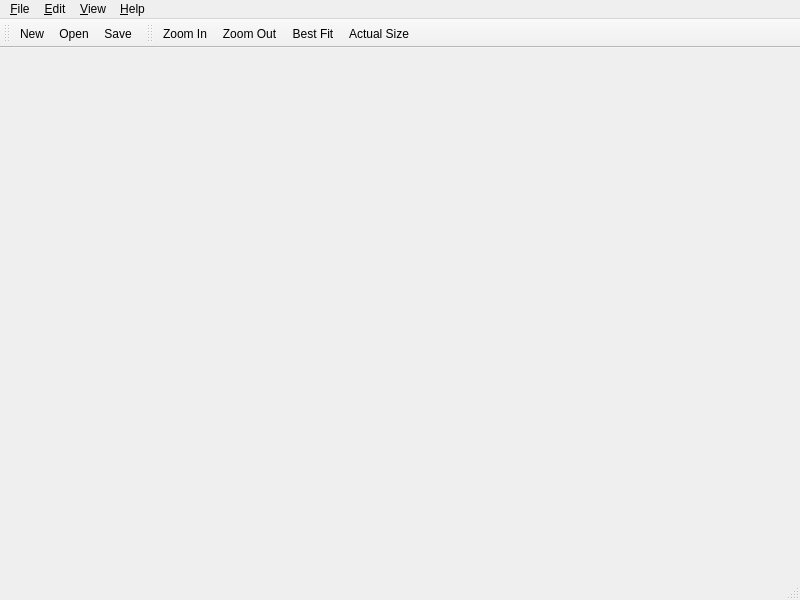
<?xml version="1.0" encoding="UTF-8"?>
<ui version="4.0">
 <class>MainWindow</class>
 <widget class="QMainWindow" name="MainWindow">
  <property name="geometry">
   <rect>
    <x>0</x>
    <y>0</y>
    <width>800</width>
    <height>600</height>
   </rect>
  </property>
  <property name="sizePolicy">
   <sizepolicy hsizetype="Preferred" vsizetype="Preferred">
    <horstretch>0</horstretch>
    <verstretch>0</verstretch>
   </sizepolicy>
  </property>
  <property name="minimumSize">
   <size>
    <width>400</width>
    <height>300</height>
   </size>
  </property>
  <property name="baseSize">
   <size>
    <width>800</width>
    <height>600</height>
   </size>
  </property>
  <property name="windowTitle">
   <string>OpenGrafik</string>
  </property>
  <property name="windowIcon">
   <iconset>
    <normaloff>:/icons/opengrafik.svg</normaloff>:/icons/opengrafik.svg</iconset>
  </property>
  <widget class="QWidget" name="centralwidget">
   <layout class="QHBoxLayout" name="horizontalLayout_2">
    <item>
     <layout class="QHBoxLayout" name="mainLayout"/>
    </item>
   </layout>
  </widget>
  <widget class="QMenuBar" name="menubar">
   <property name="geometry">
    <rect>
     <x>0</x>
     <y>0</y>
     <width>800</width>
     <height>25</height>
    </rect>
   </property>
   <widget class="QMenu" name="menu_File">
    <property name="title">
     <string>&amp;File</string>
    </property>
    <addaction name="actionNew"/>
    <addaction name="actionOpen"/>
    <addaction name="separator"/>
    <addaction name="actionSave"/>
    <addaction name="actionSaveAs"/>
    <addaction name="separator"/>
    <addaction name="actionQuit"/>
   </widget>
   <widget class="QMenu" name="menu_Help">
    <property name="title">
     <string>&amp;Help</string>
    </property>
    <addaction name="actionAbout"/>
   </widget>
   <widget class="QMenu" name="menuView">
    <property name="title">
     <string>&amp;View</string>
    </property>
    <addaction name="actionTile"/>
    <addaction name="actionCascade"/>
    <addaction name="separator"/>
    <addaction name="actionZoomIn"/>
    <addaction name="actionZoomOut"/>
    <addaction name="actionBestFit"/>
    <addaction name="actionActualSize"/>
   </widget>
   <widget class="QMenu" name="menuEdit">
    <property name="title">
     <string>&amp;Edit</string>
    </property>
    <addaction name="actionPreferences"/>
   </widget>
   <addaction name="menu_File"/>
   <addaction name="menuEdit"/>
   <addaction name="menuView"/>
   <addaction name="menu_Help"/>
  </widget>
  <widget class="QStatusBar" name="statusbar"/>
  <widget class="QToolBar" name="fileToolBar">
   <property name="windowTitle">
    <string>File Toolbar</string>
   </property>
   <property name="iconSize">
    <size>
     <width>16</width>
     <height>16</height>
    </size>
   </property>
   <attribute name="toolBarArea">
    <enum>TopToolBarArea</enum>
   </attribute>
   <attribute name="toolBarBreak">
    <bool>false</bool>
   </attribute>
   <addaction name="actionNew"/>
   <addaction name="actionOpen"/>
   <addaction name="actionSave"/>
  </widget>
  <widget class="QToolBar" name="viewToolBar">
   <property name="enabled">
    <bool>true</bool>
   </property>
   <property name="windowTitle">
    <string>View Toolbar</string>
   </property>
   <property name="iconSize">
    <size>
     <width>16</width>
     <height>16</height>
    </size>
   </property>
   <attribute name="toolBarArea">
    <enum>TopToolBarArea</enum>
   </attribute>
   <attribute name="toolBarBreak">
    <bool>false</bool>
   </attribute>
   <addaction name="actionZoomIn"/>
   <addaction name="actionZoomOut"/>
   <addaction name="actionBestFit"/>
   <addaction name="actionActualSize"/>
  </widget>
  <action name="actionNew">
   <property name="icon">
    <iconset>
     <normaloff>:/icons/new.png</normaloff>:/icons/new.png</iconset>
   </property>
   <property name="text">
    <string>&amp;New</string>
   </property>
   <property name="toolTip">
    <string>New document</string>
   </property>
  </action>
  <action name="actionOpen">
   <property name="icon">
    <iconset>
     <normaloff>:/icons/open.png</normaloff>:/icons/open.png</iconset>
   </property>
   <property name="text">
    <string>&amp;Open</string>
   </property>
   <property name="toolTip">
    <string>Open document</string>
   </property>
  </action>
  <action name="actionSave">
   <property name="icon">
    <iconset>
     <normaloff>:/icons/save.png</normaloff>:/icons/save.png</iconset>
   </property>
   <property name="text">
    <string>&amp;Save</string>
   </property>
   <property name="toolTip">
    <string>Save document to file</string>
   </property>
  </action>
  <action name="actionSaveAs">
   <property name="icon">
    <iconset>
     <normaloff>:/icons/save-as.png</normaloff>:/icons/save-as.png</iconset>
   </property>
   <property name="text">
    <string>Save As</string>
   </property>
   <property name="toolTip">
    <string>Save document to different file</string>
   </property>
  </action>
  <action name="actionQuit">
   <property name="icon">
    <iconset>
     <normaloff>:/icons/quit.png</normaloff>:/icons/quit.png</iconset>
   </property>
   <property name="text">
    <string>&amp;Quit</string>
   </property>
   <property name="toolTip">
    <string>Quit OpenGrafik</string>
   </property>
  </action>
  <action name="actionAbout">
   <property name="icon">
    <iconset>
     <normaloff>:/icons/about.png</normaloff>:/icons/about.png</iconset>
   </property>
   <property name="text">
    <string>&amp;About</string>
   </property>
   <property name="toolTip">
    <string>About OpenGrafik</string>
   </property>
  </action>
  <action name="actionZoomIn">
   <property name="icon">
    <iconset>
     <normaloff>:/icons/zoom-in.png</normaloff>:/icons/zoom-in.png</iconset>
   </property>
   <property name="text">
    <string>Zoom In</string>
   </property>
   <property name="toolTip">
    <string>Zoom into document</string>
   </property>
  </action>
  <action name="actionZoomOut">
   <property name="icon">
    <iconset>
     <normaloff>:/icons/zoom-out.png</normaloff>:/icons/zoom-out.png</iconset>
   </property>
   <property name="text">
    <string>Zoom Out</string>
   </property>
   <property name="toolTip">
    <string>Zoom out of document</string>
   </property>
  </action>
  <action name="actionBestFit">
   <property name="icon">
    <iconset>
     <normaloff>:/icons/zoom-fit-best.png</normaloff>:/icons/zoom-fit-best.png</iconset>
   </property>
   <property name="text">
    <string>Best Fit</string>
   </property>
   <property name="toolTip">
    <string>Fit the whole document into the drawing area</string>
   </property>
  </action>
  <action name="actionActualSize">
   <property name="icon">
    <iconset>
     <normaloff>:/icons/zoom-original.png</normaloff>:/icons/zoom-original.png</iconset>
   </property>
   <property name="text">
    <string>Actual Size</string>
   </property>
   <property name="toolTip">
    <string>Reset document to its actual size</string>
   </property>
  </action>
  <action name="actionPreferences">
   <property name="icon">
    <iconset>
     <normaloff>:/icons/preferences.png</normaloff>:/icons/preferences.png</iconset>
   </property>
   <property name="text">
    <string>Preferences</string>
   </property>
   <property name="toolTip">
    <string>Show preferences dialog</string>
   </property>
  </action>
  <action name="actionTile">
   <property name="icon">
    <iconset>
     <normaloff>:/icons/tile.png</normaloff>:/icons/tile.png</iconset>
   </property>
   <property name="text">
    <string>&amp;Tile</string>
   </property>
   <property name="toolTip">
    <string>Tile all windows together</string>
   </property>
  </action>
  <action name="actionCascade">
   <property name="icon">
    <iconset>
     <normaloff>:/icons/cascade.png</normaloff>:/icons/cascade.png</iconset>
   </property>
   <property name="text">
    <string>&amp;Cascade</string>
   </property>
   <property name="toolTip">
    <string>Cascade windows</string>
   </property>
  </action>
 </widget>
 <resources/>
 <connections/>
</ui>
